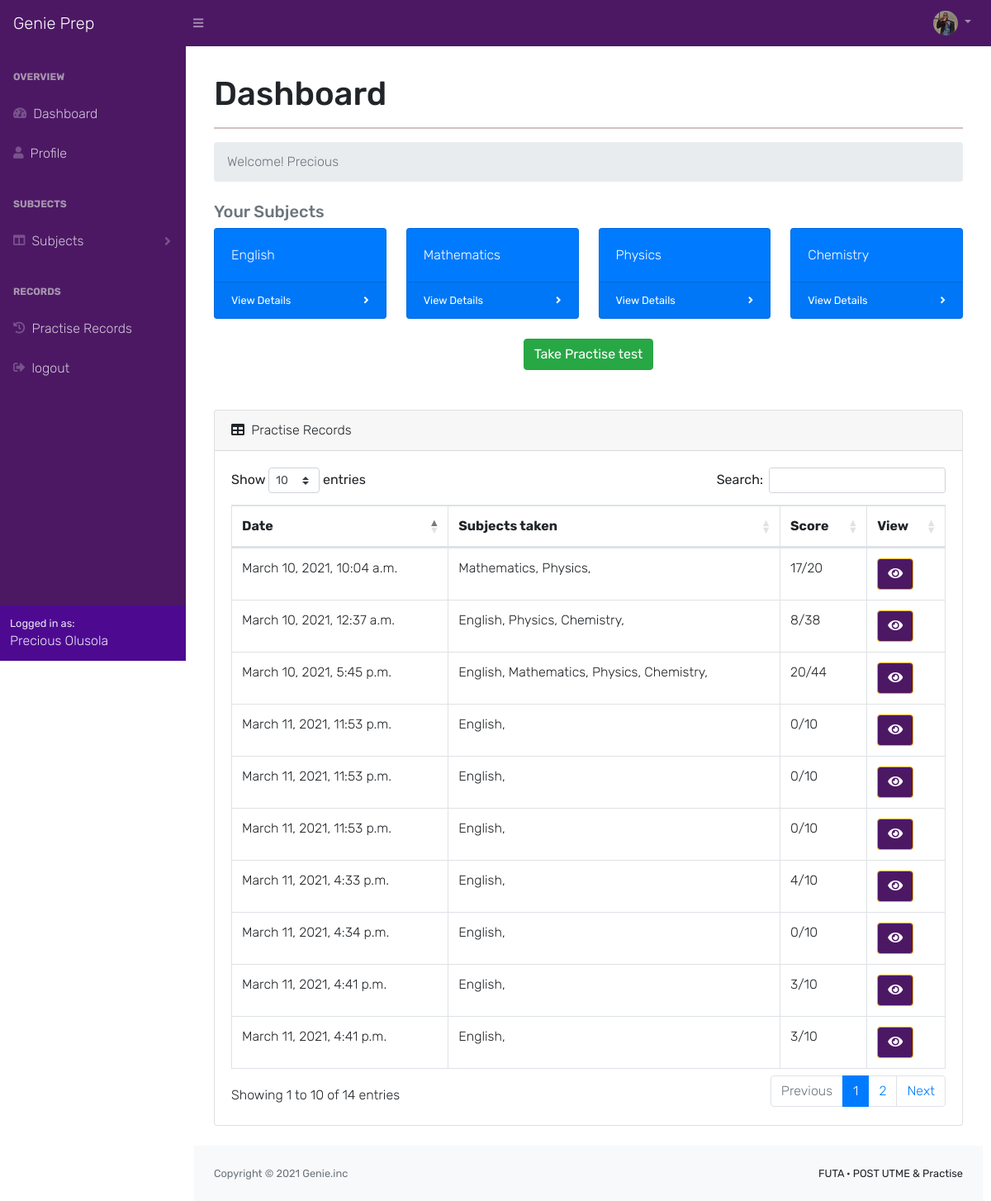
The page /dashboard (signed in) on the database its author committed.
### account/models.py (models this page shows, shortened)
class Genie_Users(models.Model):
    GENDER_CHOICES = (
        ('M', 'Male'),
        ('F', 'Female'),
    )
    """
    SCHOOLS = (
        ('FUTA', 'Federal University Of Technology Akure'),
    )
    """
    genieID = models.CharField(max_length=30)
    profileimg = models.ImageField(
        upload_to='profilepics', default='/static/img/profile_placeholder.jpg')
    first_name = models.CharField(max_length=100)
    last_name = models.CharField(max_length=100)
    gender = models.CharField(max_length=1, choices=GENDER_CHOICES)
    email = models.EmailField(max_length=100, unique=True)
    phone_number = models.CharField(max_length=20)
    username = models.CharField(max_length=20, null=False)
    password = models.CharField(max_length=100)
    subjects = models.ManyToManyField(Subjects)
    institution = models.ForeignKey(Schools, on_delete=models.CASCADE)
    course = models.ForeignKey(Courses, on_delete=models.CASCADE)
    cutoff = models.CharField(max_length=20)
    jamb_score = models.CharField(max_length=20)
    asp_score = models.CharField(max_length=20)
    date_joined = models.DateTimeField(auto_now_add=False, auto_now=True)
    class Meta:
        ordering = ('date_joined')
    class Meta:
        db_table = "Users_tb"
        verbose_name = "Genie User"
        verbose_name_plural = "Genie Users"

### practise/models.py (models this page shows, shortened)
class Subjects(models.Model):
    code = models.CharField(max_length=20)
    name = models.CharField(max_length=100)
    short_name = models.CharField(max_length=30)
    date_added = models.DateTimeField(auto_now_add=False, auto_now=True)
    class Meta:
        ordering = ('date_added')
    class Meta:
        db_table = "Subjects_tb"
        verbose_name = "Subject"
        verbose_name_plural = "Subjects"

class TestLogs(models.Model):
    Uid = models.CharField(max_length=10, blank=False, null=False)
    total_score_gotten = models.CharField(max_length=10, blank=True, null=True)
    total_max_score = models.CharField(max_length=10, blank=True, null=True)
    date_taken = models.DateTimeField(auto_now_add=True, auto_now=False)
    class Meta:
        ordering = ('date_taken')
    class Meta:
        db_table = "testLog_tb"
        verbose_name = "Test Log"
        verbose_name_plural = "Test Logs"

class TestScripts(models.Model):
    subject = models.ForeignKey(Subjects, on_delete=models.CASCADE)
    data = models.TextField()
    score = models.CharField(max_length=50)
    max_score = models.CharField(max_length=50)
    log = models.ForeignKey(TestLogs, on_delete=models.CASCADE)
    def calculatePercent(self):
        sc = TestScripts.objects.get(log=self.log, subject=self.subject)
        return (int(sc.score) / int(sc.log.total_max_score))
    percent = property(calculatePercent)
    class Meta:
        db_table = "testScripts_tb"
        verbose_name = "Test Script"
        verbose_name_plural = "Test Scripts"

### account/views.py (the view)
# urls.py: path('dashboard', views.dashview, name="dashboard"),
def dashview(request):
    try:
        userID = request.session['GenieUser']
    except:
        return redirect('login')
    user = Genie_Users.objects.get(id=userID)
    subj = [{'code':s.code, 'name':s.name } for s in user.subjects.all() ]
    record_logs = TestLogs.objects.filter(Uid=user.id)
    response = render(request, 'dashboard/dashmain.html', {'user':user, 'records':record_logs})
    response.set_cookie('subjects', str(subj))
    return response

### templates/dashboard/dashmain.html (shortened to what this page needs)
{% extends 'dashboard/dashBase.html' %}{% load static %} {% block nav-content %}
<a class="nav-link dropdown-toggle" id="userDropdown" href="#" role="button" data-toggle="dropdown" aria-haspopup="true" aria-expanded="false">
    <i>
        <img src="/media/{{user.profileimg}}" class="img-responsive img-circle visible-lg visible-md visible-sm" alt="Profile Image" width="30px" height="30px" style="border-radius: 50%;">
    </i>
</a>
{% endblock %} {% block content %}
<div id="layoutSidenav">
    <div id="layoutSidenav_nav">
        <nav class="sb-sidenav accordion sb-sidenav-dash" id="sidenavAccordion">
            <div class="sb-sidenav-menu">
                <div class="nav">
                    <div class="sb-sidenav-menu-heading">Overview</div>
                    <a class="nav-link" id="dash-btn" href="#dashboard">
                        <div class="sb-nav-link-icon"><i class="fas fa-tachometer-alt"></i></div>
                        Dashboard
                    </a>
                    <a class="nav-link" id="profile-btn" href="#profile">
                        <div class="sb-nav-link-icon"><i class="fas fa-user"></i></div>
                        Profile
                    </a>
                    <div class="sb-sidenav-menu-heading">Subjects</div>
                    <a class="nav-link collapsed" href="#subjects" data-toggle="collapse" data-target="#collapseLayouts" aria-expanded="false" aria-controls="collapseLayouts">
                        <div class="sb-nav-link-icon"><i class="fas fa-columns"></i></div>
                        Subjects
                        <div class="sb-sidenav-collapse-arrow"><i class="fas fa-angle-down"></i></div>
                    </a>
                    <div class="sb-sidenav-menu-heading">Records</div>
                    <a class="nav-link" id="record-btn" href="#record">
                        <div class="sb-nav-link-icon"><i class="fas fa-history"></i></div>
                        Practise Records
                    </a>
                    <a class="nav-link" href="/">
                        <div class="sb-nav-link-icon"><i class="fas fa-sign-out-alt"></i></div>
                        logout
                    </a>
                </div>
            </div>
            <div class="sb-sidenav-footer-dash">
                <div class="small">Logged in as:</div>
                {{user.first_name}} {{user.last_name}}
            </div>
        </nav>
    </div>
    <div id="layoutSidenav_content">
        <main>
            <div class="container-fluid">
                <div id="dashy">
                    <h1 class="mt-4">Dashboard</h1>
                    <hr>
                    <nav aria-label="breadcrumb" class="main-breadcrumb">
                        <ol class="breadcrumb mb-4">
                            <li class="breadcrumb-item active">Welcome! {{user.first_name}}</li>
                        </ol>
                    </nav>
                    <h5 class="text-muted">Your Subjects</h5>
                    <div class="row">
                        {% for sub in user.subjects.all %}
                        <div class="col-xl-3 col-md-6">
                            <div class="card bg-primary text-white mb-4">
                                <div class="card-body">{{sub.name}}</div>
                                <div class="card-footer d-flex align-items-center justify-content-between">
                                    <a class="small text-white stretched-link" href="#">View Details</a>
                                    <div class="small text-white"><i class="fas fa-angle-right"></i></div>
                                </div>
                            </div>
                        </div>
                        {% endfor %}
                    </div>
                    <div class="row text-center mb-5 mt-0">
                        <div class="col">
                            <a class="btn btn-success" href="{% url 'practise' %}">Take Practise test</a>
                        </div>
                    </div>
                    <div class="card mb-4">
                        <div class="card-header">
                            <i class="fas fa-table mr-1"></i> Practise Records
                        </div>
                        <div class="card-body">
                            <div class="table-responsive">
                                <table class="table table-bordered" id="dataTable" width="100%" cellspacing="0">
                                    <thead>
                                        <tr>
                                            <th>Date</th>
                                            <th>Subjects taken</th>
                                            <th>Score</th>
                                            <th>View</th>
                                        </tr>
                                    </thead>
                                    <tbody>
                                        {% for record in records %}
                                        <tr>
                                            <td>{{record.date_taken}}</td>
                                            <td>{% for sub in record.testscripts_set.all %}{{sub.subject.name}}, {% endfor %}</td>
                                            <td>{{record.total_score_gotten}}/{{record.total_max_score}}</td>
                                            <td><a href="javascript: window.location.href='/practise/result?t={{record.id}}'" class="btn btn-primary"><i class="fas fa-eye"></i></a></td>
                                        </tr>
                                        {% endfor %}
                                    </tbody>
                                </table>
                            </div>
                        </div>
                    </div>
                </div>
            </div>
        </main>
        <footer class="py-4 bg-light mt-auto">
            <div class="container-fluid">
                <div class="d-flex align-items-center justify-content-between small">
                    <div class="text-muted">Copyright &copy; 2021 Genie.inc</div>
                    <div>
                        <span>FUTA &middot;
                        POST UTME &amp; Practise</span>
                    </div>
                </div>
            </div>
        </footer>
    </div>
</div>
{% endblock %}

### static/css/dashboard/dashBase.css (style rules this page uses)
body { font-family: 'Rubik', sans-serif; font-weight: 200; margin: 10px; padding: 0px; }
hr { border: 1px solid rgb(211, 193, 193); }

### rows shown on the page
Genie_Users: profileimg (picture), first_name "Precious", last_name "Olusola"
Subjects: name "English"
Subjects: name "Mathematics"
Subjects: name "Physics"
Subjects: name "Chemistry"
TestLogs: date_taken "March 10, 2021, 12:37 a.m.", total_score_gotten "8", total_max_score "38"
TestScripts: subject.name "English"
TestScripts: subject.name "Physics"
TestScripts: subject.name "Chemistry"
TestLogs: date_taken "March 10, 2021, 10:04 a.m.", total_score_gotten "17", total_max_score "20"
TestScripts: subject.name "Mathematics"
TestScripts: subject.name "Physics"
TestLogs: date_taken "March 10, 2021, 5:45 p.m.", total_score_gotten "20", total_max_score "44"
TestScripts: subject.name "English"
TestScripts: subject.name "Mathematics"
TestScripts: subject.name "Physics"
TestScripts: subject.name "Chemistry"
TestLogs: date_taken "March 11, 2021, 4:33 p.m.", total_score_gotten "4", total_max_score "10"
TestScripts: subject.name "English"
TestLogs: date_taken "March 11, 2021, 4:34 p.m.", total_score_gotten "0", total_max_score "10"
TestScripts: subject.name "English"
TestLogs: date_taken "March 11, 2021, 4:41 p.m.", total_score_gotten "3", total_max_score "10"
TestScripts: subject.name "English"
TestLogs: date_taken "March 11, 2021, 4:41 p.m.", total_score_gotten "3", total_max_score "10"
TestScripts: subject.name "English"
TestLogs: date_taken "March 11, 2021, 11:53 p.m.", total_score_gotten "0", total_max_score "10"
TestScripts: subject.name "English"
TestLogs: date_taken "March 11, 2021, 11:53 p.m.", total_score_gotten "0", total_max_score "10"
TestScripts: subject.name "English"
TestLogs: date_taken "March 11, 2021, 11:53 p.m.", total_score_gotten "0", total_max_score "10"
TestScripts: subject.name "English"
